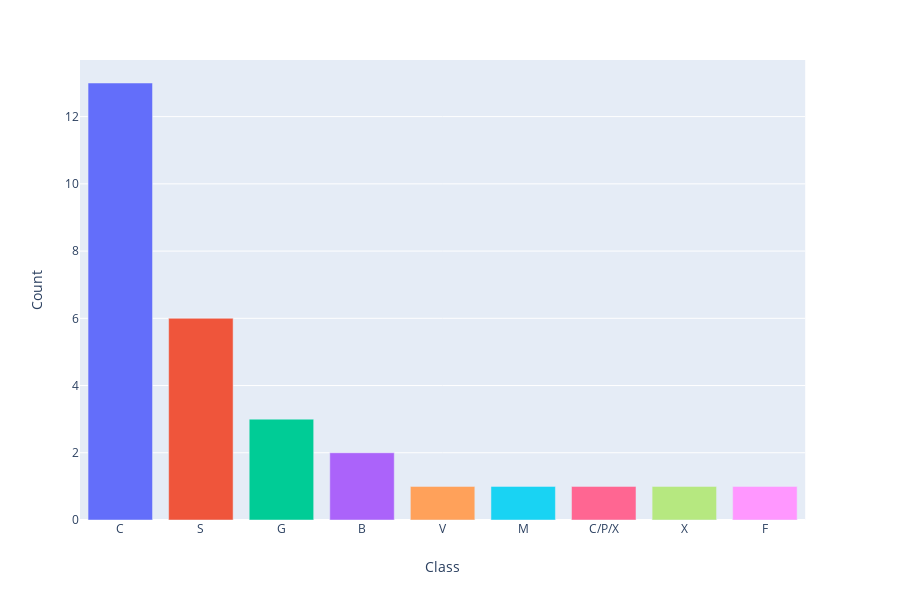

The cell this chart's notebook holds for it:
### Code cell
freq = dict(merge['Class'].value_counts())
freq = pd.DataFrame(list(freq.items()), columns=['Class', 'Count'])
figure = px.bar(freq, x="Class", y="Count", color=[
    '#1f77b4',  # muted blue
    '#ff7f0e',  # safety orange
    '#2ca02c',  # cooked asparagus green
    '#d62728',  # brick red
    '#9467bd',  # muted purple
    '#8c564b',  # chestnut brown
    '#e377c2',  # raspberry yogurt pink
    '#7f7f7f',  # middle gray
    '#bcbd22',  # curry yellow-green
])
figure.update_layout(showlegend=False)

### Figure 1 — Plotly figure (JSON) as saved in the notebook; plotly's stock layout.template omitted (floating-point values rounded to 4 significant figures)
{"data": [{"alignmentgroup": "True", "hoverlabel": {"namelength": 0}, "hovertemplate": "color=#1f77b4<br>Class=%{x}<br>Count=%{y}", "legendgroup": "color=#1f77b4", "marker": {"color": "#636efa"}, "name": "color=#1f77b4", "offsetgroup": "color=#1f77b4", "orientation": "v", "showlegend": true, "textposition": "auto", "type": "bar", "x": ["C"], "xaxis": "x", "y": [13], "yaxis": "y"}, {"alignmentgroup": "True", "hoverlabel": {"namelength": 0}, "hovertemplate": "color=#ff7f0e<br>Class=%{x}<br>Count=%{y}", "legendgroup": "color=#ff7f0e", "marker": {"color": "#EF553B"}, "name": "color=#ff7f0e", "offsetgroup": "color=#ff7f0e", "orientation": "v", "showlegend": true, "textposition": "auto", "type": "bar", "x": ["S"], "xaxis": "x", "y": [6], "yaxis": "y"}, {"alignmentgroup": "True", "hoverlabel": {"namelength": 0}, "hovertemplate": "color=#2ca02c<br>Class=%{x}<br>Count=%{y}", "legendgroup": "color=#2ca02c", "marker": {"color": "#00cc96"}, "name": "color=#2ca02c", "offsetgroup": "color=#2ca02c", "orientation": "v", "showlegend": true, "textposition": "auto", "type": "bar", "x": ["G"], "xaxis": "x", "y": [3], "yaxis": "y"}, {"alignmentgroup": "True", "hoverlabel": {"namelength": 0}, "hovertemplate": "color=#d62728<br>Class=%{x}<br>Count=%{y}", "legendgroup": "color=#d62728", "marker": {"color": "#ab63fa"}, "name": "color=#d62728", "offsetgroup": "color=#d62728", "orientation": "v", "showlegend": true, "textposition": "auto", "type": "bar", "x": ["B"], "xaxis": "x", "y": [2], "yaxis": "y"}, {"alignmentgroup": "True", "hoverlabel": {"namelength": 0}, "hovertemplate": "color=#9467bd<br>Class=%{x}<br>Count=%{y}", "legendgroup": "color=#9467bd", "marker": {"color": "#FFA15A"}, "name": "color=#9467bd", "offsetgroup": "color=#9467bd", "orientation": "v", "showlegend": true, "textposition": "auto", "type": "bar", "x": ["V"], "xaxis": "x", "y": [1], "yaxis": "y"}, {"alignmentgroup": "True", "hoverlabel": {"namelength": 0}, "hovertemplate": "color=#8c564b<br>Class=%{x}<br>Count=%{y}", "legendgroup": "color=#8c564b", "marker": {"color": "#19d3f3"}, "name": "color=#8c564b", "offsetgroup": "color=#8c564b", "orientation": "v", "showlegend": true, "textposition": "auto", "type": "bar", "x": ["M"], "xaxis": "x", "y": [1], "yaxis": "y"}, {"alignmentgroup": "True", "hoverlabel": {"namelength": 0}, "hovertemplate": "color=#e377c2<br>Class=%{x}<br>Count=%{y}", "legendgroup": "color=#e377c2", "marker": {"color": "#FF6692"}, "name": "color=#e377c2", "offsetgroup": "color=#e377c2", "orientation": "v", "showlegend": true, "textposition": "auto", "type": "bar", "x": ["C/P/X"], "xaxis": "x", "y": [1], "yaxis": "y"}, {"alignmentgroup": "True", "hoverlabel": {"namelength": 0}, "hovertemplate": "color=#7f7f7f<br>Class=%{x}<br>Count=%{y}", "legendgroup": "color=#7f7f7f", "marker": {"color": "#B6E880"}, "name": "color=#7f7f7f", "offsetgroup": "color=#7f7f7f", "orientation": "v", "showlegend": true, "textposition": "auto", "type": "bar", "x": ["X"], "xaxis": "x", "y": [1], "yaxis": "y"}, {"alignmentgroup": "True", "hoverlabel": {"namelength": 0}, "hovertemplate": "color=#bcbd22<br>Class=%{x}<br>Count=%{y}", "legendgroup": "color=#bcbd22", "marker": {"color": "#FF97FF"}, "name": "color=#bcbd22", "offsetgroup": "color=#bcbd22", "orientation": "v", "showlegend": true, "textposition": "auto", "type": "bar", "x": ["F"], "xaxis": "x", "y": [1], "yaxis": "y"}], "layout": {"barmode": "relative", "height": 600, "legend": {"tracegroupgap": 0}, "margin": {"t": 60}, "showlegend": false, "xaxis": {"anchor": "y", "domain": [0, 0.98], "title": {"text": "Class"}}, "yaxis": {"anchor": "x", "domain": [0, 1], "title": {"text": "Count"}}}}
